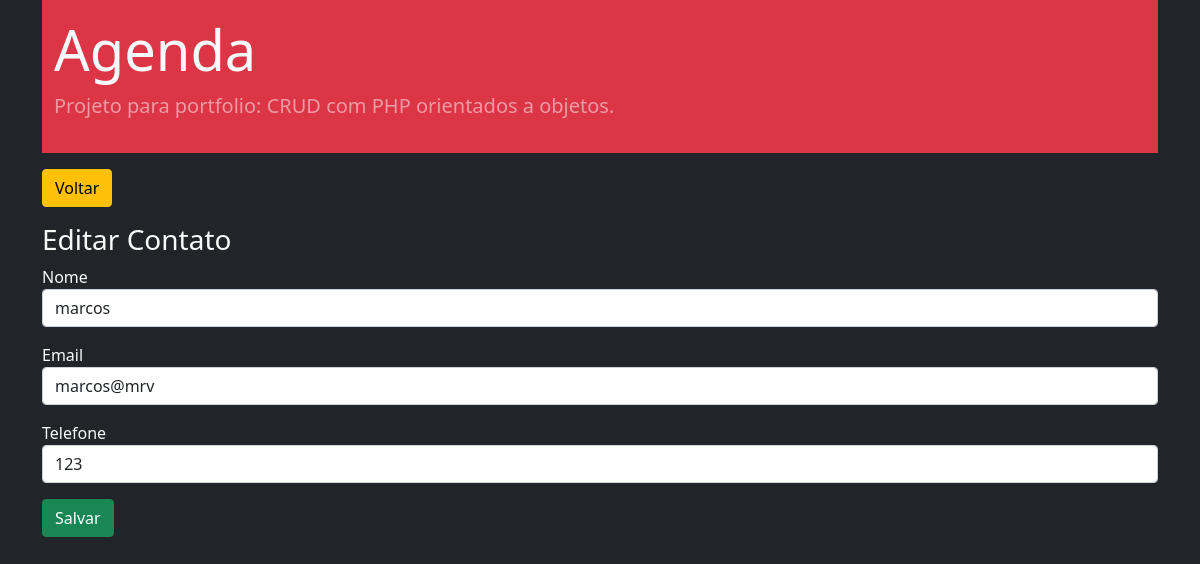
The page /editar.php?id=2 on the database its author committed.
### tables this page shows
CREATE TABLE `contatos` (
  `id` int(11) NOT NULL,
  `nome` varchar(25) NOT NULL,
  `email` varchar(45) NOT NULL,
  `telefone` varchar(15) NOT NULL
);

### editar.php (called while the page is built, shortened)
<?php
$obContato = Contato::getContato($_GET['id']);
include __DIR__.'/includes/header.php';
include __DIR__.'/includes/formulario.php';
include __DIR__.'/includes/footer.php';
?>

### app/Db/Database.php (called while the page is built, shortened)
<?php
class Database{
    private $table;
    private $connection;
    public function __construct($tabl = null){
        $this->table = $tabl;
    }
    private function setConnection(){
        try {
            $this->connection = new PDO('mysql:host='.self::HOST.';dbname='.self::NAME,self::USER,self::PASS);
            $this->connection->setAttribute(PDO::ATTR_ERRMODE,PDO::ERRMODE_EXCEPTION);
        } catch (PDOException $e) {
            die('ERROR: '.$e->getMessage());
        }
    }
    public function execute($query,$params = []){
        try{
            $statement = $this->connection->prepare($query);
            $statement->execute($params);
            return $statement;
        }catch (PDOException $e) {
            die('ERROR: '.$e->getMessage());
        }
    }
    public function select($where = null, $order = null, $limit = null, $fields = '*'){
        $where = strlen($where) ? 'WHERE '.$where : '';
        $order = strlen($order) ? 'ORDER BY '.$order : '';
        $limit = strlen($limit) ? 'LIMIT '.$limit : '';
        $query = 'SELECT '.$fields.' FROM '.$this->table.' '.$where.' '.$order.' '.$limit;
        return $this->execute($query);
    }
}
?>

### app/Entity/Contato.php (called while the page is built, shortened)
<?php
class Contato{
    public static function getContato($id){
        $obContato = new Database('contatos');
        return $obContato->select('id = '.$id)->fetchObject(self::class);
    }
}
?>

### includes/formulario.php (the view)
<main>
    <section>
        <a href="index.php">
            <button class="btn btn-warning">Voltar</button>
        </a>
    </section>
    <h3 class="mt-3"><?=TITLE?></h3>
    <form method="post">
        <div class="form-group">
            <label>Nome</label>
            <input type="text" class="form-control" name="nome" value="<?=TITLE == 'Editar Contato' ? $obContato->nome :''?>">
        </div>
        <div class="form-group mt-3">
            <label>Email</label>
            <input type="email" class="form-control" name="email" value="<?=TITLE == 'Editar Contato' ? $obContato->email :''?>">
        </div>
        <div class="form-group mt-3">
            <label>Telefone</label>
            <input type="text" class="form-control" name="telefone" value="<?=TITLE == 'Editar Contato' ?$obContato->telefone :''?>">
        </div>
        <div class="form-group mt-3">
            <button type="submit" class="btn btn-success">Salvar</button>
        </div>
    </form>
</main>

### rows shown on the page
contatos: nome "marcos", email "marcos@mrv", telefone "123"

### other values the page prints
TITLE "Editar Contato"
